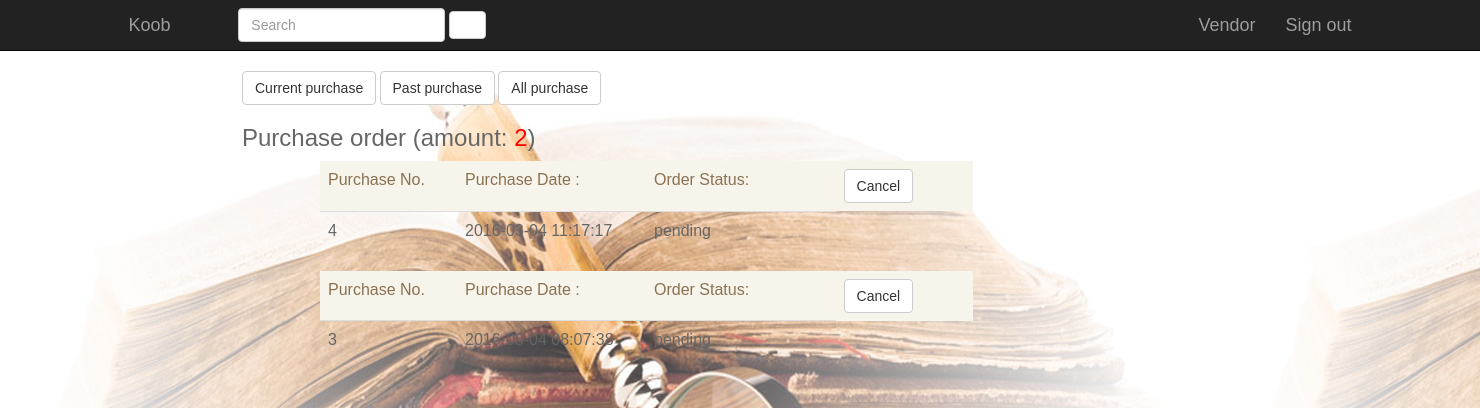
Screenshot of /purchase.php (signed in) with the database file from the repository.
### tables this page shows
CREATE TABLE IF NOT EXISTS `purchaseorder` (
  `pid` int(4) NOT NULL AUTO_INCREMENT,
  `aid` int(4) NOT NULL,
  `purchaseDate` datetime NOT NULL,
  `sendDate` datetime DEFAULT NULL,
  `cancelDate` datetime DEFAULT NULL,
  `cancelBy` varchar(10) DEFAULT NULL,
  `orderAddress` int(200) NOT NULL,
  `status` varchar(10) NOT NULL,
  PRIMARY KEY (`pid`)
);

### purchase.php (the view, shortened to what this page needs)
<html>
    <head>
      <link href="http://apps.bdimg.com/libs/bootstrap/3.3.0/css/bootstrap.min.css" rel="stylesheet">
    </head>
    <body background="img/bkg.jpg">
<?php date_default_timezone_set('prc');
include('navibar.php');
$aid=$_SESSION['aid'];
if(!empty($_GET['status']))
   {
       if($_GET['status']=='current')
       {
           $accountorder=mysql_query("SELECT * FROM purchaseorder WHERE aid=$aid AND (status='pending' OR status='holding') ORDER BY purchasedate DESC");
           $amount=mysql_query("SELECT COUNT(pid) FROM purchaseorder WHERE aid=$aid AND (status='pending' OR status='holding')");
       }
       else
       {
           $accountorder=mysql_query("SELECT * FROM purchaseorder WHERE aid=$aid AND (status='shipped' OR status='cancel') ORDER BY purchasedate DESC");
           $amount=mysql_query("SELECT COUNT(pid) FROM purchaseorder WHERE aid=$aid AND (status='shipped' OR status='cancel')");
       }
   }
else
{
$accountorder=mysql_query("SELECT * FROM purchaseorder WHERE aid=$aid ORDER BY purchasedate DESC");
    $amount=mysql_query("SELECT COUNT(pid) FROM purchaseorder WHERE aid=$aid");
}
$amountRow=mysql_fetch_array($amount,MYSQL_NUM);
?>
</body>
		<div class="container" style="margin-left:227; width:1000;">
			<div class="row">
				<div class="col-sm-5">
                    <a class='btn btn-default' href='purchase.php?status=current'>Current purchase</a>
                    <a class='btn btn-default' href='purchase.php?status=past'>Past purchase</a>
                    <a class='btn btn-default' href='purchase.php'>All purchase</a>
						<h3>Purchase order (amount: <font color='red'><?php echo $amountRow[0]?></font>)</h3>
							</div>
					</div>
				</div>
		<div class="header-bottom" style="margin-left:300;
">
			<div class="container">
				<div class="row" style="margin-right:245px;">
					<div class="col-sm-9">
                        <?php
while($accountorderRows=mysql_fetch_array($accountorder,MYSQL_NUM))
{
echo "<table  class='table table-hover'>
					<thead style='background:#f7f4eb; color:#8a7152;'>
                    <tr class='orderinfo'>
                    <td class='purchaseNo' style='width:137px;'>Purchase No. </td>
                    <td style='width:189;'>Purchase Date :</td>
                    <td style='width:164;'>Order Status: </td>
                    <td ></td>";
if($accountorderRows[7]=='cancel')
{
    echo           "<td style='width:148;'>Cancelled by at </td>";
}
 else if($accountorderRows[7]=='shipped')
 {
     echo          "<td>Shipped at</td>";
 }
    else
{
    echo           "<td><a class='btn btn-default' href=\"purchase.php?pid=".$accountorderRows[0]."\"> Cancel </a></td>";
}
    echo     "
                    </tr>
					</thead>
					<tbody>
         <tr id='status$accountorderRows[0]' data-toggle='collapse' href='#collapseOne".$accountorderRows[0]."'>
                    <td class='purchaseNo'>$accountorderRows[0]</td>
                    <td> $accountorderRows[2]</td>
                    <td >$accountorderRows[7]</td>
                    <td></td>";
    echo "<table id='collapseOne".$accountorderRows[0]."' class='table table-condensed panel-collapse collapse' style='background-color:#f7f4eb;'>
                        <tr>
	                       <td class='image'>Item</td>
							<td class='description'></td>
                            <td>amount</td>
							<td class='price'>Price</td>
                        </tr >
                           ";
    $item=mysql_query("SELECT * FROM orderitem WHERE pid=$accountorderRows[0]");
    while($itemRows=mysql_fetch_array($item,MYSQL_NUM))
{
    $showbook=mysql_query("SELECT * FROM book WHERE bid=$itemRows[1]");
    $rows=mysql_fetch_array($showbook,MYSQL_NUM);
    echo "
          <tr>
          <td class='productinfo2'><a href='detailpage.php?bid=".$rows[0]."'><img src=\"".$rows[2]."\" width=200px height=200px></a><h4><a href='detailpage.php?bid=".$rows[0]."'>$rows[1]</a></h4></td>
           <td></td>
          <td class='amount'><strong>".$itemRows[2]."</strong></td>
          <td class='price'><strong> <font color='red'>$".$rows[6]."</font> </strong></td>";
}
    $sum=mysql_query("SELECT SUM(price)
                  FROM book b, purchaseorder p, orderitem i
                  WHERE p.pid=i.pid AND i.bid=b.bid AND p.pid=$accountorderRows[0]");
$sumrow=mysql_fetch_array($sum,MYSQL_NUM);
                echo "<tr><td>Total price: <strong> <font color='red'>$$sumrow[0]</font></strong></td>";
}
                ?>
                       </tbody>
				</table>
</html>

### purchase.php (style rules this page uses)
* { margin:0;padding:0;list-style-type:none; }
body { color:#666;font:12px/1.5 Arial; }

### rows the page displays
purchaseorder: pid "4", purchaseDate "2016-03-04 11:17:17", status "pending"
purchaseorder: pid "3", purchaseDate "2016-03-04 08:07:38", status "pending"

### other values shown
$amountRow[0] "2"
